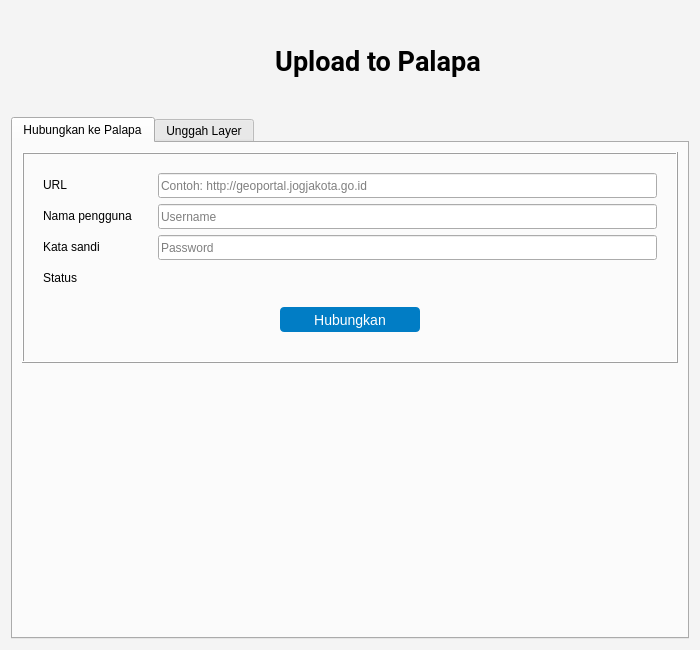
<?xml version="1.0" encoding="UTF-8"?>
<ui version="4.0">
 <class>StylePalapaDialogBase</class>
 <widget class="QDialog" name="StylePalapaDialogBase">
  <property name="enabled">
   <bool>true</bool>
  </property>
  <property name="geometry">
   <rect>
    <x>0</x>
    <y>0</y>
    <width>700</width>
    <height>650</height>
   </rect>
  </property>
  <property name="minimumSize">
   <size>
    <width>700</width>
    <height>650</height>
   </size>
  </property>
  <property name="windowTitle">
   <string>UploadToPalapa</string>
  </property>
  <property name="styleSheet">
   <string notr="true">#StylePalapaDialogBase {
 background: rgb(244, 244, 244);
}</string>
  </property>
  <layout class="QVBoxLayout" name="verticalLayout_3">
   <item>
    <layout class="QHBoxLayout" name="horizontalLayout_2">
     <property name="bottomMargin">
      <number>0</number>
     </property>
     <item>
      <spacer name="horizontalSpacer">
       <property name="orientation">
        <enum>Qt::Horizontal</enum>
       </property>
       <property name="sizeHint" stdset="0">
        <size>
         <width>40</width>
         <height>20</height>
        </size>
       </property>
      </spacer>
     </item>
     <item>
      <widget class="QLabel" name="label_2">
       <property name="minimumSize">
        <size>
         <width>50</width>
         <height>50</height>
        </size>
       </property>
       <property name="styleSheet">
        <string notr="true">image: url(:img/420px-Badan_Informasi_Geospasial_logo.png);</string>
       </property>
       <property name="text">
        <string/>
       </property>
       <property name="alignment">
        <set>Qt::AlignRight|Qt::AlignTrailing|Qt::AlignVCenter</set>
       </property>
      </widget>
     </item>
     <item>
      <widget class="QLabel" name="label">
       <property name="minimumSize">
        <size>
         <width>0</width>
         <height>100</height>
        </size>
       </property>
       <property name="font">
        <font>
         <family>Roboto</family>
         <pointsize>20</pointsize>
         <weight>75</weight>
         <bold>true</bold>
        </font>
       </property>
       <property name="text">
        <string>Upload to Palapa</string>
       </property>
       <property name="alignment">
        <set>Qt::AlignCenter</set>
       </property>
       <property name="margin">
        <number>10</number>
       </property>
      </widget>
     </item>
     <item>
      <spacer name="horizontalSpacer_2">
       <property name="orientation">
        <enum>Qt::Horizontal</enum>
       </property>
       <property name="sizeHint" stdset="0">
        <size>
         <width>40</width>
         <height>20</height>
        </size>
       </property>
      </spacer>
     </item>
    </layout>
   </item>
   <item>
    <widget class="QTabWidget" name="tabWidget">
     <property name="enabled">
      <bool>true</bool>
     </property>
     <property name="cursor">
      <cursorShape>ArrowCursor</cursorShape>
     </property>
     <property name="currentIndex">
      <number>0</number>
     </property>
     <widget class="QWidget" name="tab">
      <attribute name="title">
       <string>Hubungkan ke Palapa</string>
      </attribute>
      <layout class="QVBoxLayout" name="verticalLayout_2">
       <item>
        <widget class="QFrame" name="frame">
         <property name="frameShape">
          <enum>QFrame::Box</enum>
         </property>
         <property name="frameShadow">
          <enum>QFrame::Raised</enum>
         </property>
         <layout class="QVBoxLayout" name="verticalLayout">
          <item>
           <layout class="QFormLayout" name="formLayout">
            <property name="horizontalSpacing">
             <number>15</number>
            </property>
            <property name="leftMargin">
             <number>10</number>
            </property>
            <property name="topMargin">
             <number>10</number>
            </property>
            <property name="rightMargin">
             <number>10</number>
            </property>
            <property name="bottomMargin">
             <number>10</number>
            </property>
            <item row="0" column="0">
             <widget class="QLabel" name="label_url">
              <property name="font">
               <font>
                <pointsize>9</pointsize>
               </font>
              </property>
              <property name="text">
               <string>URL</string>
              </property>
              <property name="alignment">
               <set>Qt::AlignLeading|Qt::AlignLeft|Qt::AlignVCenter</set>
              </property>
              <property name="margin">
               <number>0</number>
              </property>
             </widget>
            </item>
            <item row="0" column="1">
             <widget class="QLineEdit" name="lineEdit_url">
              <property name="sizePolicy">
               <sizepolicy hsizetype="Preferred" vsizetype="Fixed">
                <horstretch>0</horstretch>
                <verstretch>0</verstretch>
               </sizepolicy>
              </property>
              <property name="minimumSize">
               <size>
                <width>0</width>
                <height>25</height>
               </size>
              </property>
              <property name="text">
               <string/>
              </property>
              <property name="placeholderText">
               <string>Contoh: http://geoportal.jogjakota.go.id</string>
              </property>
              <property name="clearButtonEnabled">
               <bool>true</bool>
              </property>
             </widget>
            </item>
            <item row="1" column="0">
             <widget class="QLabel" name="label_username">
              <property name="minimumSize">
               <size>
                <width>100</width>
                <height>0</height>
               </size>
              </property>
              <property name="font">
               <font>
                <pointsize>9</pointsize>
               </font>
              </property>
              <property name="text">
               <string>Nama pengguna</string>
              </property>
              <property name="alignment">
               <set>Qt::AlignLeading|Qt::AlignLeft|Qt::AlignVCenter</set>
              </property>
              <property name="margin">
               <number>0</number>
              </property>
             </widget>
            </item>
            <item row="1" column="1">
             <widget class="QLineEdit" name="lineEdit_username">
              <property name="sizePolicy">
               <sizepolicy hsizetype="Preferred" vsizetype="Fixed">
                <horstretch>0</horstretch>
                <verstretch>0</verstretch>
               </sizepolicy>
              </property>
              <property name="minimumSize">
               <size>
                <width>0</width>
                <height>25</height>
               </size>
              </property>
              <property name="placeholderText">
               <string>Username</string>
              </property>
              <property name="clearButtonEnabled">
               <bool>true</bool>
              </property>
             </widget>
            </item>
            <item row="2" column="0">
             <widget class="QLabel" name="label_password">
              <property name="font">
               <font>
                <pointsize>9</pointsize>
               </font>
              </property>
              <property name="text">
               <string>Kata sandi</string>
              </property>
              <property name="alignment">
               <set>Qt::AlignLeading|Qt::AlignLeft|Qt::AlignVCenter</set>
              </property>
              <property name="margin">
               <number>0</number>
              </property>
             </widget>
            </item>
            <item row="2" column="1">
             <widget class="QLineEdit" name="lineEdit_password">
              <property name="sizePolicy">
               <sizepolicy hsizetype="Preferred" vsizetype="Fixed">
                <horstretch>0</horstretch>
                <verstretch>0</verstretch>
               </sizepolicy>
              </property>
              <property name="minimumSize">
               <size>
                <width>0</width>
                <height>25</height>
               </size>
              </property>
              <property name="echoMode">
               <enum>QLineEdit::Password</enum>
              </property>
              <property name="placeholderText">
               <string>Password</string>
              </property>
              <property name="clearButtonEnabled">
               <bool>true</bool>
              </property>
             </widget>
            </item>
            <item row="3" column="0">
             <widget class="QLabel" name="label_text_status">
              <property name="font">
               <font>
                <pointsize>9</pointsize>
               </font>
              </property>
              <property name="text">
               <string>Status</string>
              </property>
              <property name="alignment">
               <set>Qt::AlignLeading|Qt::AlignLeft|Qt::AlignVCenter</set>
              </property>
              <property name="margin">
               <number>0</number>
              </property>
             </widget>
            </item>
            <item row="3" column="1">
             <widget class="QLabel" name="label_status">
              <property name="minimumSize">
               <size>
                <width>0</width>
                <height>25</height>
               </size>
              </property>
              <property name="styleSheet">
               <string notr="true">border-radius: 4px;</string>
              </property>
              <property name="text">
               <string/>
              </property>
              <property name="wordWrap">
               <bool>true</bool>
              </property>
              <property name="margin">
               <number>10</number>
              </property>
              <property name="indent">
               <number>10</number>
              </property>
             </widget>
            </item>
           </layout>
          </item>
          <item>
           <layout class="QHBoxLayout" name="horizontalLayout">
            <property name="topMargin">
             <number>0</number>
            </property>
            <property name="bottomMargin">
             <number>20</number>
            </property>
            <item>
             <widget class="QPushButton" name="QPushButton_test_connection">
              <property name="sizePolicy">
               <sizepolicy hsizetype="Fixed" vsizetype="Fixed">
                <horstretch>0</horstretch>
                <verstretch>0</verstretch>
               </sizepolicy>
              </property>
              <property name="font">
               <font>
                <pointsize>-1</pointsize>
               </font>
              </property>
              <property name="cursor">
               <cursorShape>PointingHandCursor</cursorShape>
              </property>
              <property name="styleSheet">
               <string notr="true">QPushButton {
color:white;
background-color:rgb(1, 125, 197);
border:0px;
border-radius: 4px;
padding: 0px;
font-size: 14px;
height:25px;
width:140px;
}
QPushButton:hover
{
background-color:rgb(21, 50, 92);
color:white
}
</string>
              </property>
              <property name="text">
               <string>Hubungkan</string>
              </property>
             </widget>
            </item>
           </layout>
          </item>
         </layout>
        </widget>
       </item>
       <item>
        <spacer name="verticalSpacer">
         <property name="orientation">
          <enum>Qt::Vertical</enum>
         </property>
         <property name="sizeHint" stdset="0">
          <size>
           <width>20</width>
           <height>40</height>
          </size>
         </property>
        </spacer>
       </item>
      </layout>
     </widget>
     <widget class="QWidget" name="tab_2">
      <attribute name="title">
       <string>Unggah Layer</string>
      </attribute>
      <layout class="QVBoxLayout" name="verticalLayout_7">
       <item>
        <widget class="QFrame" name="frame_4">
         <property name="minimumSize">
          <size>
           <width>0</width>
           <height>320</height>
          </size>
         </property>
         <property name="frameShape">
          <enum>QFrame::Box</enum>
         </property>
         <property name="frameShadow">
          <enum>QFrame::Raised</enum>
         </property>
         <layout class="QVBoxLayout" name="verticalLayout_5">
          <property name="leftMargin">
           <number>20</number>
          </property>
          <property name="topMargin">
           <number>20</number>
          </property>
          <property name="rightMargin">
           <number>20</number>
          </property>
          <property name="bottomMargin">
           <number>20</number>
          </property>
          <item>
           <widget class="QLabel" name="label_layer">
            <property name="font">
             <font>
              <pointsize>9</pointsize>
             </font>
            </property>
            <property name="text">
             <string>Pilih Layer :</string>
            </property>
            <property name="margin">
             <number>0</number>
            </property>
           </widget>
          </item>
          <item>
           <widget class="QgsMapLayerComboBox" name="select_layer">
            <property name="sizePolicy">
             <sizepolicy hsizetype="Preferred" vsizetype="Fixed">
              <horstretch>0</horstretch>
              <verstretch>0</verstretch>
             </sizepolicy>
            </property>
            <property name="minimumSize">
             <size>
              <width>0</width>
              <height>24</height>
             </size>
            </property>
           </widget>
          </item>
          <item>
           <widget class="Line" name="line">
            <property name="enabled">
             <bool>true</bool>
            </property>
            <property name="orientation">
             <enum>Qt::Horizontal</enum>
            </property>
           </widget>
          </item>
          <item>
           <widget class="QLabel" name="label_style">
            <property name="font">
             <font>
              <pointsize>9</pointsize>
             </font>
            </property>
            <property name="text">
             <string>Pilih Style :</string>
            </property>
           </widget>
          </item>
          <item>
           <widget class="QRadioButton" name="radioButton_StyleQgis">
            <property name="cursor">
             <cursorShape>PointingHandCursor</cursorShape>
            </property>
            <property name="text">
             <string>Gunakan Style dari Layer di QGIS</string>
            </property>
            <property name="checked">
             <bool>true</bool>
            </property>
           </widget>
          </item>
          <item>
           <widget class="QRadioButton" name="radioButton_StyleBrowse">
            <property name="cursor">
             <cursorShape>PointingHandCursor</cursorShape>
            </property>
            <property name="text">
             <string>Unggah Style Kustom (SLD)</string>
            </property>
           </widget>
          </item>
          <item>
           <layout class="QHBoxLayout" name="layout_browseSLD">
            <property name="spacing">
             <number>5</number>
            </property>
            <item>
             <widget class="QLineEdit" name="lineEdit_style">
              <property name="enabled">
               <bool>false</bool>
              </property>
              <property name="minimumSize">
               <size>
                <width>0</width>
                <height>24</height>
               </size>
              </property>
              <property name="placeholderText">
               <string/>
              </property>
             </widget>
            </item>
            <item>
             <widget class="QPushButton" name="pushButton_clearStyle">
              <property name="maximumSize">
               <size>
                <width>20</width>
                <height>16777215</height>
               </size>
              </property>
              <property name="styleSheet">
               <string notr="true">QPushButton {
image: url(:/img/cross_icon.png);
image-width:25px;
image-height:25px;
background:transparent;
}</string>
              </property>
              <property name="text">
               <string/>
              </property>
             </widget>
            </item>
            <item>
             <widget class="QPushButton" name="browse_style">
              <property name="enabled">
               <bool>false</bool>
              </property>
              <property name="sizePolicy">
               <sizepolicy hsizetype="Fixed" vsizetype="Fixed">
                <horstretch>0</horstretch>
                <verstretch>0</verstretch>
               </sizepolicy>
              </property>
              <property name="maximumSize">
               <size>
                <width>80</width>
                <height>16777215</height>
               </size>
              </property>
              <property name="cursor">
               <cursorShape>PointingHandCursor</cursorShape>
              </property>
              <property name="text">
               <string>Browse</string>
              </property>
             </widget>
            </item>
           </layout>
          </item>
          <item>
           <widget class="Line" name="line_2">
            <property name="enabled">
             <bool>true</bool>
            </property>
            <property name="orientation">
             <enum>Qt::Horizontal</enum>
            </property>
           </widget>
          </item>
          <item>
           <widget class="QLabel" name="label_metadata">
            <property name="font">
             <font>
              <pointsize>9</pointsize>
             </font>
            </property>
            <property name="text">
             <string>Pilih Metadata :</string>
            </property>
           </widget>
          </item>
          <item>
           <layout class="QHBoxLayout" name="horizontalLayout_15">
            <property name="spacing">
             <number>6</number>
            </property>
            <item>
             <widget class="QLineEdit" name="lineEdit_metadata">
              <property name="enabled">
               <bool>true</bool>
              </property>
              <property name="minimumSize">
               <size>
                <width>0</width>
                <height>24</height>
               </size>
              </property>
              <property name="placeholderText">
               <string>[optional]</string>
              </property>
             </widget>
            </item>
            <item>
             <widget class="QPushButton" name="pushButton_clearMetadata">
              <property name="maximumSize">
               <size>
                <width>20</width>
                <height>16777215</height>
               </size>
              </property>
              <property name="styleSheet">
               <string notr="true">QPushButton {
image: url(:/img/cross_icon.png);
image-width:25px;
image-height:25px;
background:transparent;
}</string>
              </property>
              <property name="text">
               <string/>
              </property>
             </widget>
            </item>
            <item>
             <widget class="QPushButton" name="browse_metadata">
              <property name="sizePolicy">
               <sizepolicy hsizetype="Fixed" vsizetype="Fixed">
                <horstretch>0</horstretch>
                <verstretch>0</verstretch>
               </sizepolicy>
              </property>
              <property name="maximumSize">
               <size>
                <width>80</width>
                <height>16777215</height>
               </size>
              </property>
              <property name="cursor">
               <cursorShape>PointingHandCursor</cursorShape>
              </property>
              <property name="text">
               <string>Browse</string>
              </property>
             </widget>
            </item>
           </layout>
          </item>
          <item>
           <widget class="Line" name="line_3">
            <property name="enabled">
             <bool>true</bool>
            </property>
            <property name="orientation">
             <enum>Qt::Horizontal</enum>
            </property>
           </widget>
          </item>
          <item>
           <layout class="QHBoxLayout" name="horizontalLayout_16">
            <property name="topMargin">
             <number>10</number>
            </property>
            <property name="bottomMargin">
             <number>0</number>
            </property>
            <item>
             <widget class="QPushButton" name="upload">
              <property name="sizePolicy">
               <sizepolicy hsizetype="Maximum" vsizetype="Fixed">
                <horstretch>0</horstretch>
                <verstretch>0</verstretch>
               </sizepolicy>
              </property>
              <property name="minimumSize">
               <size>
                <width>200</width>
                <height>40</height>
               </size>
              </property>
              <property name="font">
               <font>
                <pointsize>-1</pointsize>
               </font>
              </property>
              <property name="cursor">
               <cursorShape>PointingHandCursor</cursorShape>
              </property>
              <property name="styleSheet">
               <string notr="true">QPushButton {
border:0px;
border-radius: 4px;
padding: 4px;
font-size: 14px;
height:25px;
width:140px;
}
QPushButton:disabled {
background-color:#cccccc;
color:#969696;
}
QPushButton:enabled {
color:white;
background-color:rgb(1, 125, 197);
}
QPushButton:hover {
background-color:rgb(21, 50, 92);
color:white;
}</string>
              </property>
              <property name="text">
               <string>Unggah</string>
              </property>
             </widget>
            </item>
           </layout>
          </item>
          <item>
           <widget class="QLabel" name="label_status2">
            <property name="font">
             <font>
              <pointsize>8</pointsize>
             </font>
            </property>
            <property name="text">
             <string>Hubungkan terlebih dahulu</string>
            </property>
            <property name="alignment">
             <set>Qt::AlignCenter</set>
            </property>
           </widget>
          </item>
         </layout>
        </widget>
       </item>
       <item>
        <widget class="QLabel" name="label_statusSLD">
         <property name="minimumSize">
          <size>
           <width>0</width>
           <height>20</height>
          </size>
         </property>
         <property name="styleSheet">
          <string notr="true">border-radius: 4px;</string>
         </property>
         <property name="text">
          <string/>
         </property>
         <property name="wordWrap">
          <bool>true</bool>
         </property>
         <property name="margin">
          <number>5</number>
         </property>
         <property name="indent">
          <number>5</number>
         </property>
        </widget>
       </item>
       <item>
        <widget class="QLabel" name="label_statusLayer">
         <property name="minimumSize">
          <size>
           <width>0</width>
           <height>20</height>
          </size>
         </property>
         <property name="styleSheet">
          <string notr="true">border-radius: 4px;</string>
         </property>
         <property name="text">
          <string/>
         </property>
         <property name="wordWrap">
          <bool>true</bool>
         </property>
         <property name="margin">
          <number>5</number>
         </property>
         <property name="indent">
          <number>5</number>
         </property>
        </widget>
       </item>
       <item>
        <widget class="QLabel" name="label_statusPublish">
         <property name="minimumSize">
          <size>
           <width>0</width>
           <height>20</height>
          </size>
         </property>
         <property name="styleSheet">
          <string notr="true">border-radius: 4px;</string>
         </property>
         <property name="text">
          <string/>
         </property>
         <property name="wordWrap">
          <bool>true</bool>
         </property>
         <property name="margin">
          <number>5</number>
         </property>
         <property name="indent">
          <number>5</number>
         </property>
        </widget>
       </item>
       <item>
        <widget class="QLabel" name="label_statusMetadata">
         <property name="minimumSize">
          <size>
           <width>0</width>
           <height>20</height>
          </size>
         </property>
         <property name="styleSheet">
          <string notr="true">border-radius: 4px;</string>
         </property>
         <property name="text">
          <string/>
         </property>
         <property name="wordWrap">
          <bool>true</bool>
         </property>
         <property name="margin">
          <number>5</number>
         </property>
         <property name="indent">
          <number>5</number>
         </property>
        </widget>
       </item>
      </layout>
     </widget>
    </widget>
   </item>
  </layout>
 </widget>
 <customwidgets>
  <customwidget>
   <class>QgsMapLayerComboBox</class>
   <extends>QComboBox</extends>
   <header>qgsmaplayercombobox.h</header>
  </customwidget>
 </customwidgets>
 <resources/>
 <connections/>
</ui>
